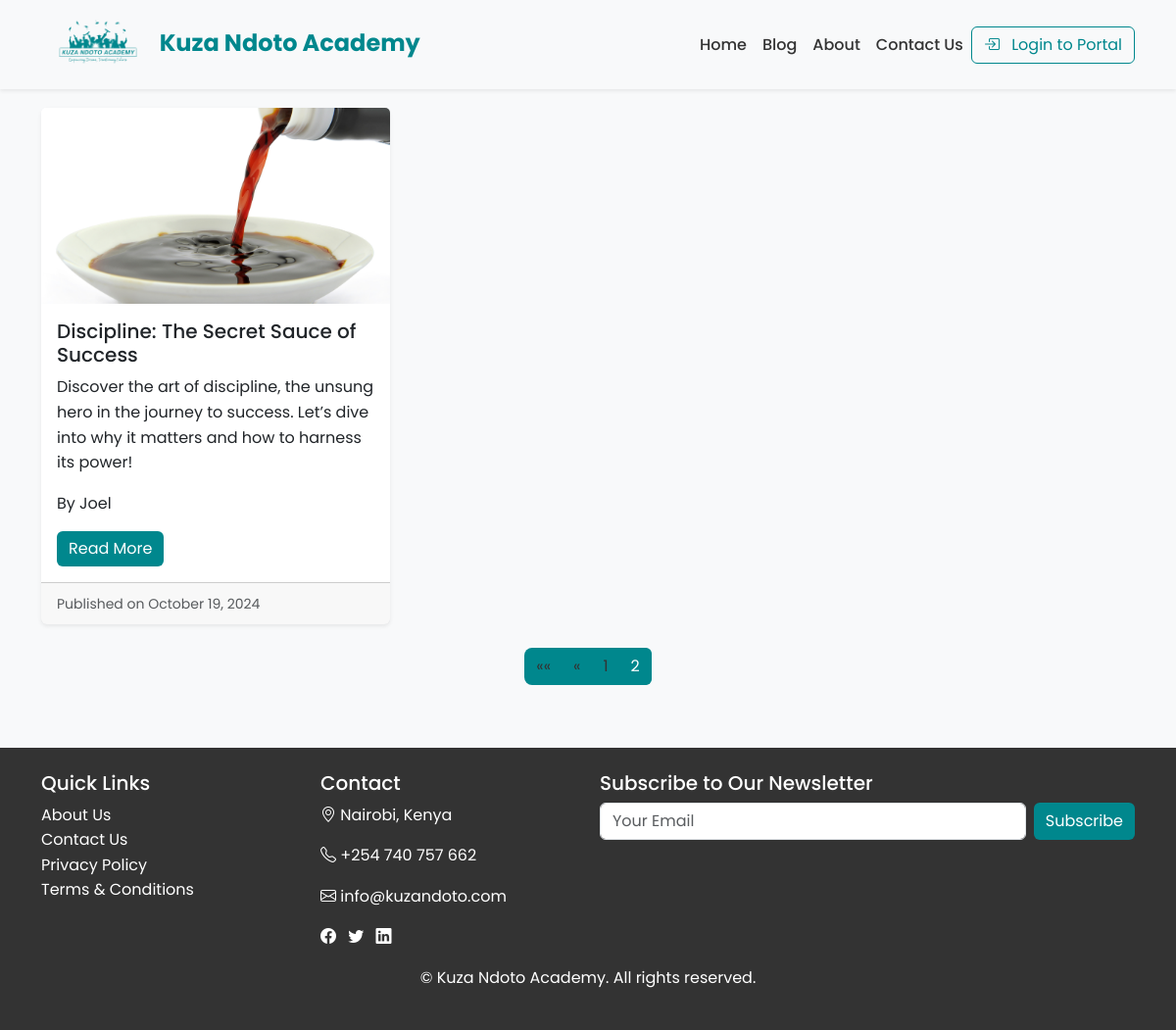
The app's page /posts/?page=2 with its own data.
### blog/models.py (models this page shows, shortened)
class Post(models.Model):
    title = models.CharField(max_length=100)
    description = models.CharField(max_length=250)
    content = models.TextField()
    date_posted = models.DateTimeField(default=timezone.now)
    author = models.ForeignKey(User, on_delete=models.CASCADE)
    image = models.ImageField(upload_to='post_images/', blank=True, null=True)  # New image field

### blog/views.py (the view)
# urls.py: path('posts/', PostListView.as_view(), name='list_posts'),
class PostListView(ListView):
    model = Post
    template_name = 'blog/list_posts.html'
    context_object_name = 'posts'
    paginate_by = 6  # Limit of posts per page

### blog/templates/blog/list_posts.html (shortened to what this page needs)
{% extends 'blog/base.html' %}
{% block content %}
<section class="post-list py-5">
    <div class="container">
        <h2 class="mb-4 text-center">Our Latest Blog Posts</h2>
        <div class="row">
            {% for post in page_obj.object_list %}
            <div class="col-md-4 mb-4">
                <div class="card shadow-sm h-100">
                    {% if post.image %}
                        <img src="{{ post.image.url }}" class="card-img-top img-fluid" alt="{{ post.title }}">
                    {% endif %}
                    <div class="card-body">
                        <h5 class="card-title">{{ post.title }}</h5>
                        <p class="card-text">{{ post.description }}</p>
                        <p class="card-text">By {{ post.author }}</p>
                        <a href="{% url 'post_detail' post.pk %}" class="btn btn-brand">Read More</a>
                    </div>
                    <div class="card-footer">
                        <small class="text-muted">Published on {{ post.date_posted|date:"F d, Y" }}</small>
                    </div>
                </div>
            </div>
            {% empty %}
            <div class="col-md-12 text-center">
                <p>No posts available at the moment. Please check back later.</p>
            </div>
            {% endfor %}
        </div>
            <div class="d-flex justify-content-center">
                {% if is_paginated %}
                    <ul class="pagination">
                        {% if page_obj.has_previous %}
                            <li class="page-item">
                                <a class="page-link" href="?page=1" aria-label="First">
                                    <span aria-hidden="true">&laquo;&laquo;</span>
                                </a>
                            </li>
                            <li class="page-item">
                                <a class="page-link" href="?page={{ page_obj.previous_page_number }}" aria-label="Previous">
                                    <span aria-hidden="true">&laquo;</span>
                                </a>
                            </li>
                        {% endif %}
                        {% for num in page_obj.paginator.page_range %}
                            <li class="page-item {% if page_obj.number == num %}active{% endif %}">
                                <a class="page-link" href="?page={{ num }}">{{ num }}</a>
                            </li>
                        {% endfor %}
                    </ul>
                {% endif %}
            </div>
    </div>
</section>
{% endblock %}

### blog/static/blog/main.css (style rules this page uses)
:root { --brand-color: #00878D; --brand-hover-color: #006f74; --background-color: #f8f9fa; --text-color: #333; }
body { font-family: 'Poppins', sans-serif; line-height: 1.6; background-color: var(--background-color); color: var(--text-color); }
a { text-decoration: none; transition: color 0.3s ease; }
.btn-brand { background-color: var(--brand-color); color: #fff; border: none; transition: background-color 0.3s ease; }
.card { border: none; transition: transform 0.3s ease; }
.card-img-top { height: 200px; object-fit: cover; }
.btn-brand { background-color: var(--brand-color); color: #fff; border: none; transition: background-color 0.3s ease; z-index: 1; position: relative; }
.post-list { padding: 4rem 0; background-color: var(--background-color); }
.post-list h2 { font-weight: 700; margin-bottom: 2rem; color: var(--text-color); }
.pagination { background-color: #00878D; border-radius: 0.5rem; }
.page-item .page-link { color: #333; background-color: transparent; border: none; }
.page-item.active .page-link { color: #fff; background-color: #00878D;; }

### records on screen
Post: image (picture), title "Discipline: The Secret Sauce of Success", description "Discover the art of discipline, the unsung hero in the journey to success. Let’s dive into why it matters and how to harness its power!", author "Joel", date_posted "October 19, 2024"

### other values on screen
{{ num }} "1" "2"
